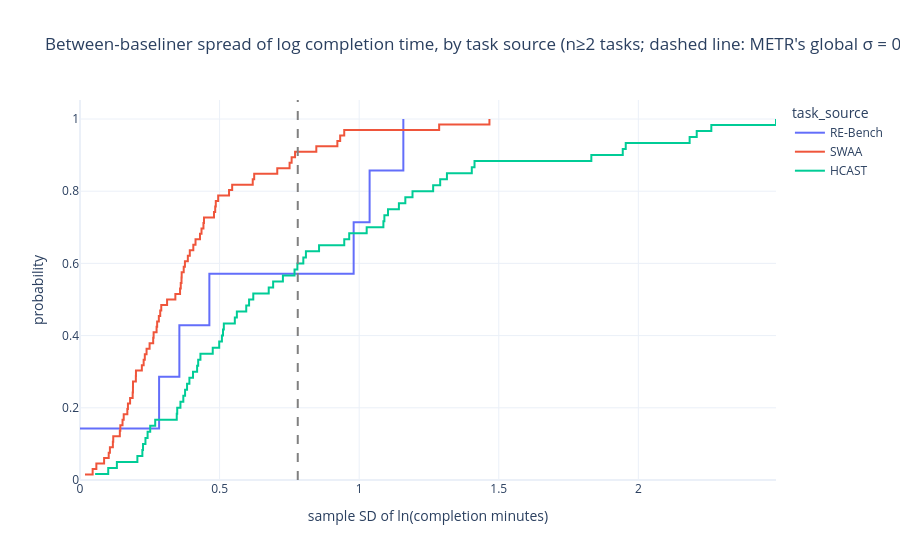

Notebook code cell kept with this figure:
### Markdown cell above
The *raw* sample SDs differ by source and sit below METR's global σ = 0.78 at the
median — but beware: with n = 2–4 runs, $s_j$ is a heavily downward-biased and noisy
estimate of the true σ. Correcting that bias is exactly what the moment fit below
does, and it changes the picture.

### Code cell
tasks_with_observed_spread = sigma_by_task.query("degrees_of_freedom >= 1").copy()
fig = px.ecdf(
    tasks_with_observed_spread,
    x="log_time_std",
    color="task_source",
    title="Between-baseliner spread of log completion time, by task source "
          f"(n≥2 tasks; dashed line: METR's global σ = {METR_SIGMA_BASELINED})",
    labels={"log_time_std": "sample SD of ln(completion minutes)"},
)
fig.add_vline(x=METR_SIGMA_BASELINED, line_dash="dash", line_color="gray")
fig.write_image(FIGURES / f"sigma_ecdf_by_source{SUFFIX}.png", width=900, height=500, scale=2)
show(fig)

### Figure 1 — Plotly figure (JSON) as saved in the notebook; plotly's stock layout.template omitted (floating-point values rounded to 4 significant figures)
{"data": [{"hovertemplate": "task_source=RE-Bench<br>sample SD of ln(completion minutes)=%{x}<br>probability=%{y}<extra></extra>", "legendgroup": "RE-Bench", "line": {"dash": "solid", "shape": "hv"}, "marker": {"color": "#636efa", "symbol": "circle"}, "mode": "lines", "name": "RE-Bench", "orientation": "v", "showlegend": true, "type": "scatter", "x": [0.0, 0.2833, 0.3559, 0.4634, 0.9802, 1.037, 1.158], "xaxis": "x", "y": [0.1429, 0.2857, 0.4286, 0.5714, 0.7143, 0.8571, 1.0], "yaxis": "y"}, {"hovertemplate": "task_source=SWAA<br>sample SD of ln(completion minutes)=%{x}<br>probability=%{y}<extra></extra>", "legendgroup": "SWAA", "line": {"dash": "solid", "shape": "hv"}, "marker": {"color": "#EF553B", "symbol": "circle"}, "mode": "lines", "name": "SWAA", "orientation": "v", "showlegend": true, "type": "scatter", "x": [0.01787, 0.04532, 0.05856, 0.08634, 0.1028, 0.1071, 0.1177, 0.1191, 0.1427, 0.1445, 0.1523, 0.1566, 0.1696, 0.1717, 0.1794, 0.1887, 0.1897, 0.1899, 0.2001, 0.2004, 0.2215, 0.228, 0.2322, 0.2384, 0.2493, 0.2621, 0.2637, 0.2743, 0.2763, 0.2824, 0.2873, 0.2911, 0.3119, 0.3416, 0.3584, 0.3609, 0.3636, 0.3642, 0.3715, 0.3758, 0.3863, 0.3933, 0.4059, 0.4138, 0.4298, 0.4352, 0.4422, 0.4441, 0.4799, 0.4843, 0.4864, 0.4949, 0.5339, 0.545, 0.6187, 0.624, 0.7066, 0.7507, 0.758, 0.7703, 0.8465, 0.9219, 0.9319, 0.9465, 1.286, 1.467], "xaxis": "x", "y": [0.01515, 0.0303, 0.04545, 0.06061, 0.07576, 0.09091, 0.1061, 0.1212, 0.1364, 0.1515, 0.1667, 0.1818, 0.197, 0.2121, 0.2273, 0.2424, 0.2576, 0.2727, 0.2879, 0.303, 0.3182, 0.3333, 0.3485, 0.3636, 0.3788, 0.3939, 0.4091, 0.4242, 0.4394, 0.4545, 0.4697, 0.4848, 0.5, 0.5152, 0.5303, 0.5455, 0.5606, 0.5758, 0.5909, 0.6061, 0.6212, 0.6364, 0.6515, 0.6667, 0.6818, 0.697, 0.7121, 0.7273, 0.7424, 0.7576, 0.7727, 0.7879, 0.803, 0.8182, 0.8333, 0.8485, 0.8636, 0.8788, 0.8939, 0.9091, 0.9242, 0.9394, 0.9545, 0.9697, 0.9848, 1.0], "yaxis": "y"}, {"hovertemplate": "task_source=HCAST<br>sample SD of ln(completion minutes)=%{x}<br>probability=%{y}<extra></extra>", "legendgroup": "HCAST", "line": {"dash": "solid", "shape": "hv"}, "marker": {"color": "#00cc96", "symbol": "circle"}, "mode": "lines", "name": "HCAST", "orientation": "v", "showlegend": true, "type": "scatter", "x": [0.05416, 0.1011, 0.1321, 0.2055, 0.2234, 0.2257, 0.2344, 0.2421, 0.2515, 0.2694, 0.3466, 0.3482, 0.3597, 0.3701, 0.3764, 0.3835, 0.3919, 0.4048, 0.4195, 0.4233, 0.4314, 0.4755, 0.4986, 0.5083, 0.5122, 0.5152, 0.5546, 0.5619, 0.5955, 0.6056, 0.6207, 0.676, 0.6918, 0.7268, 0.7684, 0.7787, 0.7999, 0.8092, 0.8563, 0.9465, 0.9643, 1.027, 1.087, 1.09, 1.103, 1.142, 1.165, 1.191, 1.265, 1.29, 1.314, 1.403, 1.413, 1.832, 1.944, 1.955, 2.184, 2.209, 2.261, 2.493], "xaxis": "x", "y": [0.01667, 0.03333, 0.05, 0.06667, 0.08333, 0.1, 0.1167, 0.1333, 0.15, 0.1667, 0.1833, 0.2, 0.2167, 0.2333, 0.25, 0.2667, 0.2833, 0.3, 0.3167, 0.3333, 0.35, 0.3667, 0.3833, 0.4, 0.4167, 0.4333, 0.45, 0.4667, 0.4833, 0.5, 0.5167, 0.5333, 0.55, 0.5667, 0.5833, 0.6, 0.6167, 0.6333, 0.65, 0.6667, 0.6833, 0.7, 0.7167, 0.7333, 0.75, 0.7667, 0.7833, 0.8, 0.8167, 0.8333, 0.85, 0.8667, 0.8833, 0.9, 0.9167, 0.9333, 0.95, 0.9667, 0.9833, 1.0], "yaxis": "y"}], "layout": {"legend": {"title": {"text": "task_source"}, "tracegroupgap": 0}, "shapes": [{"line": {"color": "gray", "dash": "dash"}, "type": "line", "x0": 0.78, "x1": 0.78, "xref": "x", "y0": 0, "y1": 1, "yref": "y domain"}], "title": {"text": "Between-baseliner spread of log completion time, by task source (n≥2 tasks; dashed line: METR's global σ = 0.78)"}, "xaxis": {"anchor": "y", "domain": [0.0, 1.0], "title": {"text": "sample SD of ln(completion minutes)"}}, "yaxis": {"anchor": "x", "domain": [0.0, 1.0], "rangemode": "tozero", "title": {"text": "probability"}}}}
